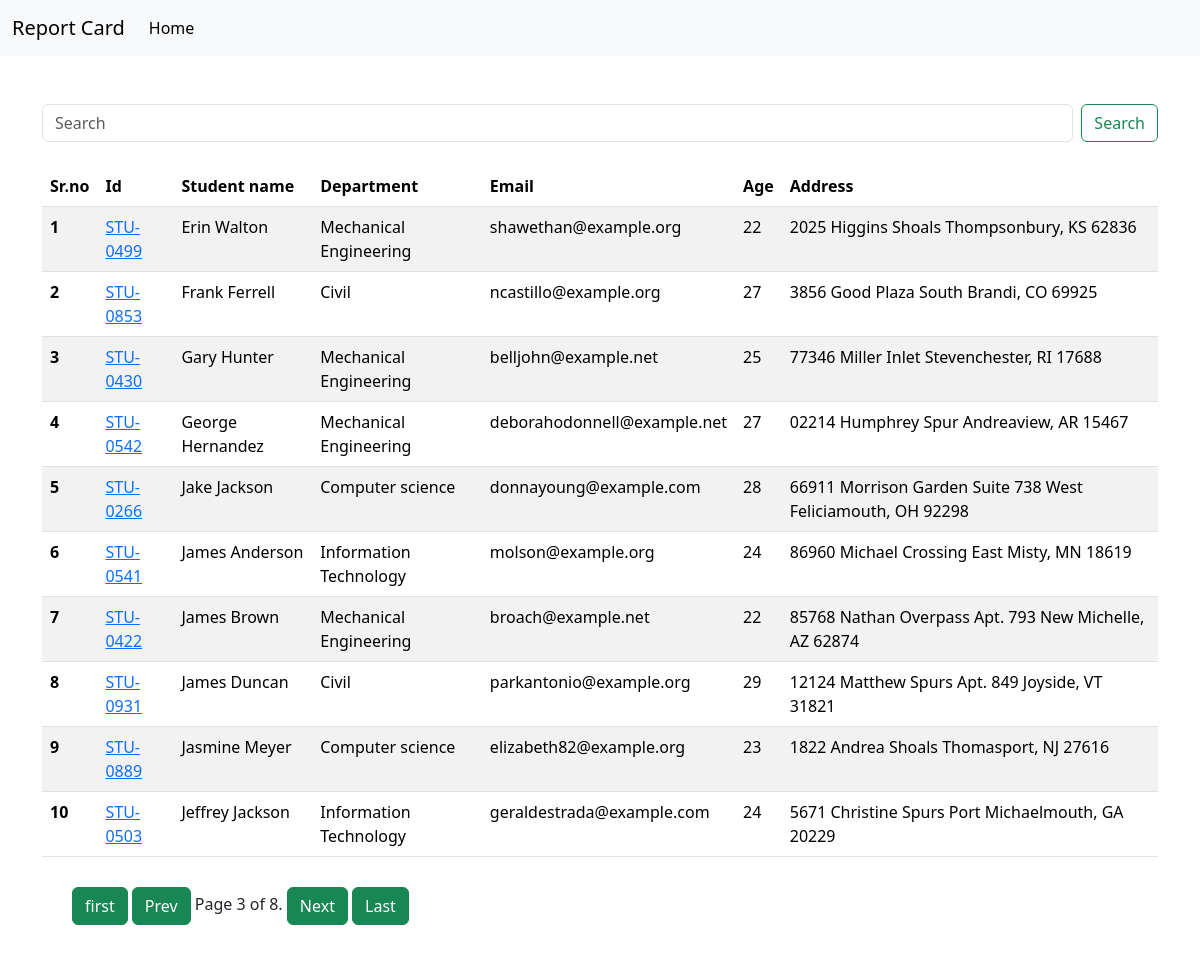
/?page=3, run on the app's committed database.
### student/models.py (models this page shows, shortened)
class Student(models.Model):
    department = models.ForeignKey(Department, on_delete=models.CASCADE, related_name='depart')
    studentid = models.OneToOneField(StudentId, on_delete=models.CASCADE, related_name='student')
    student_name = models.CharField(max_length=100)
    student_email = models.EmailField(unique=True)
    student_age = models.IntegerField(default=18)
    student_address = models.TextField()
    is_deleted = models.BooleanField(default=False)
    objects = StudentManager()
    admin_objects = models.Manager()
    class Meta:
        ordering = ['student_name']
        verbose_name = "student"

class StudentId(models.Model):
    studentid = models.CharField(max_length=100)
    def __str__(self):
        return self.studentid

class Department(models.Model):
    department = models.CharField(max_length=100)
    class Meta:
        ordering = ['department']

### student/views.py (the view)
# urls.py: path('', get_students),
def get_students(request):
    queryset = Student.objects.all()
    paginator = Paginator(queryset, 10)
    page_number = request.GET.get("page",1)
    page_obj = paginator.get_page(page_number)
    return render (request,'student.html',{'results':page_obj})

### student/models.py (called while the page is built)
    def get_queryset(self):
        return super().get_queryset().filter(is_deleted = False)

### student/templates/student.html
{% extends "base.html" %}
{% block start %}
<div class="container my-2 mt-5">
  <form class="d-flex mt-4 my-4" role="search" method="GET" action="/search/">
    <input class="form-control me-2" type="search" name="search" placeholder="Search" aria-label="Search">
    <button class="btn btn-outline-success" type="submit">Search</button>
</form>
  <table class="table table-striped">
    <thead>
      <tr>
        <th scope="col">Sr.no</th>
        <th scope="col">Id</th>
        <th scope="col">Student name</th>
        <th scope="col">Department</th>
        <th scope="col">Email</th>
        <th scope="col">Age</th>
        <th scope="col">Address</th>
      </tr>
    </thead>
    <tbody>
      {% for student in results %}
      <tr>
        <th scope="row">{{ forloop.counter }}</th>
        <td>
          <a href="{% url 'see_mark' student.studentid %}">
            {{student.studentid}}
          </a>
        </td>
        <td>{{student.student_name}} </td>
        <td>{{student.department.department}} </td>
        <td>{{student.student_email}} </td>
        <td>{{student.student_age}} </td>
        <td>{{student.student_address}} </td>
      </tr>
      {% endfor %}
    </tbody>
  </table>
  <div class="pagination" style="margin: 30px;">
    <span class="step-links">
      {% if results.has_previous %}
      <a href="?page=1"><button class="btn btn-success" type="submit">first</button></a>
      <a href="?page={{ results.previous_page_number }}"><button class="btn btn-success" type="submit">Prev</button></a>
      {% endif %}
      <span class="current">
        Page {{ results.number }} of {{ results.paginator.num_pages }}.
      </span>
      {% if results.has_next %}
      <a href="?page={{ results.next_page_number }}"><button class="btn btn-success" type="submit">Next</button></a>
      <a href="?page={{ results.paginator.num_pages }}"><button class="btn btn-success" type="submit">Last</button></a>
      {% endif %}
    </span>
  </div>
</div>
{% endblock %}

### data on the page
Student: studentid "STU-0499", student_name "Erin Walton", department.department "Mechanical Engineering", student_email "shawethan@example.org", student_age "22", student_address "2025 Higgins Shoals Thompsonbury, KS 62836"
Student: studentid "STU-0853", student_name "Frank Ferrell", department.department "Civil", student_email "ncastillo@example.org", student_age "27", student_address "3856 Good Plaza South Brandi, CO 69925"
Student: studentid "STU-0430", student_name "Gary Hunter", department.department "Mechanical Engineering", student_email "belljohn@example.net", student_age "25", student_address "77346 Miller Inlet Stevenchester, RI 17688"
Student: studentid "STU-0542", student_name "George Hernandez", department.department "Mechanical Engineering", student_email "deborahodonnell@example.net", student_age "27", student_address "02214 Humphrey Spur Andreaview, AR 15467"
Student: studentid "STU-0266", student_name "Jake Jackson", department.department "Computer science", student_email "donnayoung@example.com", student_age "28", student_address "66911 Morrison Garden Suite 738 West Feliciamouth, OH 92298"
Student: studentid "STU-0541", student_name "James Anderson", department.department "Information Technology", student_email "molson@example.org", student_age "24", student_address "86960 Michael Crossing East Misty, MN 18619"
Student: studentid "STU-0422", student_name "James Brown", department.department "Mechanical Engineering", student_email "broach@example.net", student_age "22", student_address "85768 Nathan Overpass Apt. 793 New Michelle, AZ 62874"
Student: studentid "STU-0931", student_name "James Duncan", department.department "Civil", student_email "parkantonio@example.org", student_age "29", student_address "12124 Matthew Spurs Apt. 849 Joyside, VT 31821"
Student: studentid "STU-0889", student_name "Jasmine Meyer", department.department "Computer science", student_email "elizabeth82@example.org", student_age "23", student_address "1822 Andrea Shoals Thomasport, NJ 27616"
Student: studentid "STU-0503", student_name "Jeffrey Jackson", department.department "Information Technology", student_email "geraldestrada@example.com", student_age "24", student_address "5671 Christine Spurs Port Michaelmouth, GA 20229"

### other printed values
{{ results.number }} "3"
{{ results.paginator.num_pages }} "8"
